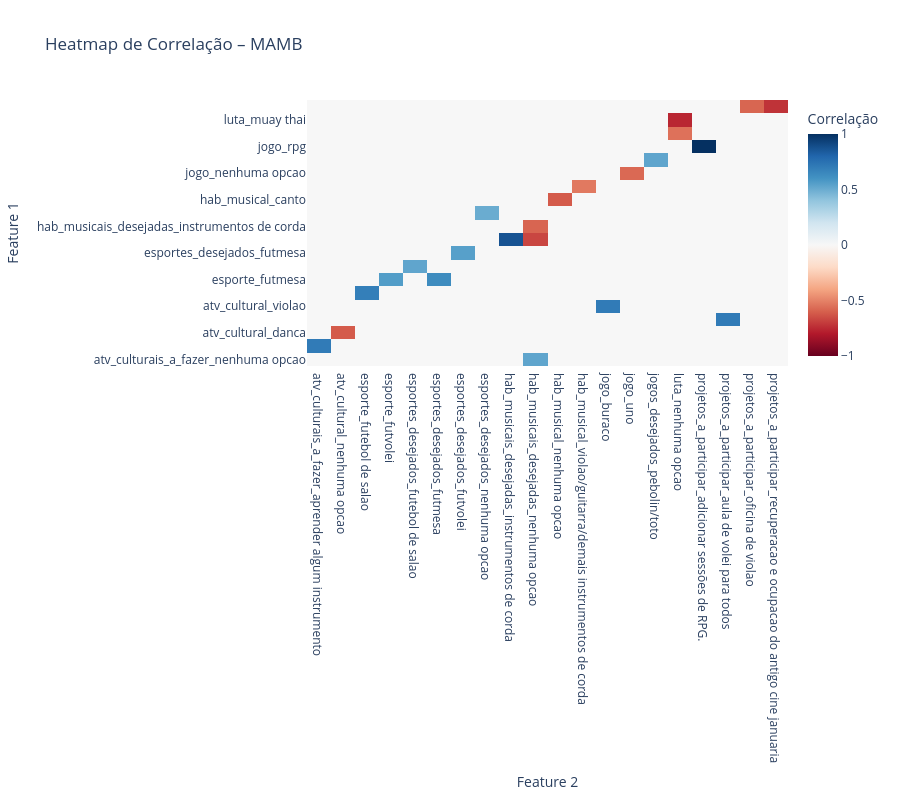

The code cell stored with this chart in its notebook:
### Code cell
plot_heatmap_corr_plotly(df_per_curse, 'mamb')

### Figure 1 — Plotly figure (JSON) as saved in the notebook; plotly's stock layout.template omitted (floating-point values rounded to 4 significant figures; data arrays with more than 128 entries replaced by an {"elided": "..."} marker saying what was removed)
{"data": [{"colorbar": {"title": {"text": "Correlação"}}, "colorscale": [[0, "rgb(103,0,31)"], [0.1, "rgb(178,24,43)"], [0.2, "rgb(214,96,77)"], [0.3, "rgb(244,165,130)"], [0.4, "rgb(253,219,199)"], [0.5, "rgb(247,247,247)"], [0.6, "rgb(209,229,240)"], [0.7, "rgb(146,197,222)"], [0.8, "rgb(67,147,195)"], [0.9, "rgb(33,102,172)"], [1, "rgb(5,48,97)"]], "hoverongaps": false, "type": "heatmap", "x": ["atv_culturais_a_fazer_aprender algum instrumento", "atv_cultural_nenhuma opcao", "esporte_futebol de salao", "esporte_futvolei", "esportes_desejados_futebol de salao", "esportes_desejados_futmesa", "esportes_desejados_futvolei", "esportes_desejados_nenhuma opcao", "hab_musicais_desejadas_instrumentos de corda", "hab_musicais_desejadas_nenhuma opcao", "hab_musical_nenhuma opcao", "hab_musical_violao/guitarra/demais instrumentos de corda", "jogo_buraco", "jogo_uno", "jogos_desejados_pebolin/toto", "luta_nenhuma opcao", "projetos_a_participar_adicionar sessões de RPG.", "projetos_a_participar_aula de volei para todos", "projetos_a_participar_oficina de violao", "projetos_a_participar_recuperacao e ocupacao do antigo cine januaria"], "y": ["atv_culturais_a_fazer_nenhuma opcao", "atv_cultural_crio historia e enigmas", "atv_cultural_danca", "atv_cultural_musica", "atv_cultural_violao", "esporte_futebol de campo", "esporte_futmesa", "esportes_desejados_futebol de campo", "esportes_desejados_futmesa", "hab_musicais_desejadas_canto", "hab_musicais_desejadas_instrumentos de corda", "hab_musicais_desejadas_nenhuma opcao", "hab_musical_canto", "hab_musical_nenhuma opcao", "jogo_nenhuma opcao", "jogo_pebolin/toto", "jogo_rpg", "luta_karate", "luta_muay thai", "projetos_a_participar_nenhuma opcao"], "z": {"elided": "20x20 float values"}, "zauto": false, "zmax": 1, "zmin": -1}], "layout": {"height": 800, "title": {"text": "Heatmap de Correlação – MAMB"}, "xaxis": {"title": {"text": "Feature 2"}}, "yaxis": {"title": {"text": "Feature 1"}}}}
